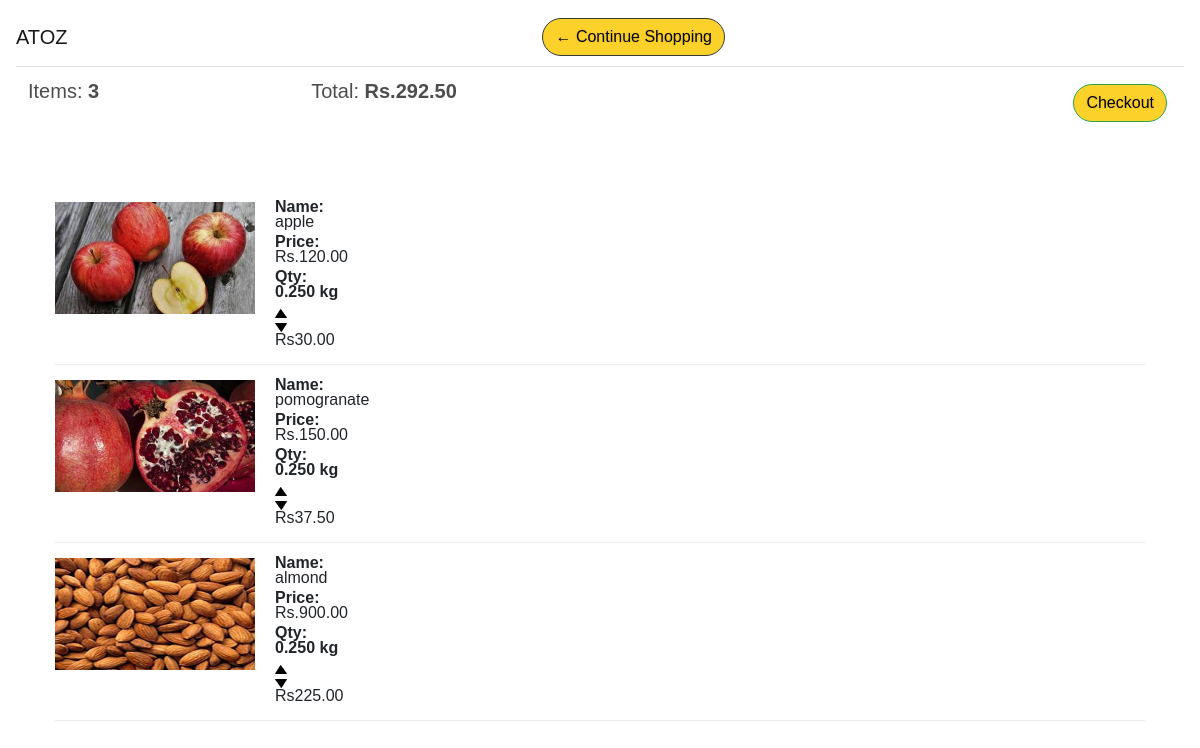
Page /user/add/cart/ (signed in) on the earlier database version.
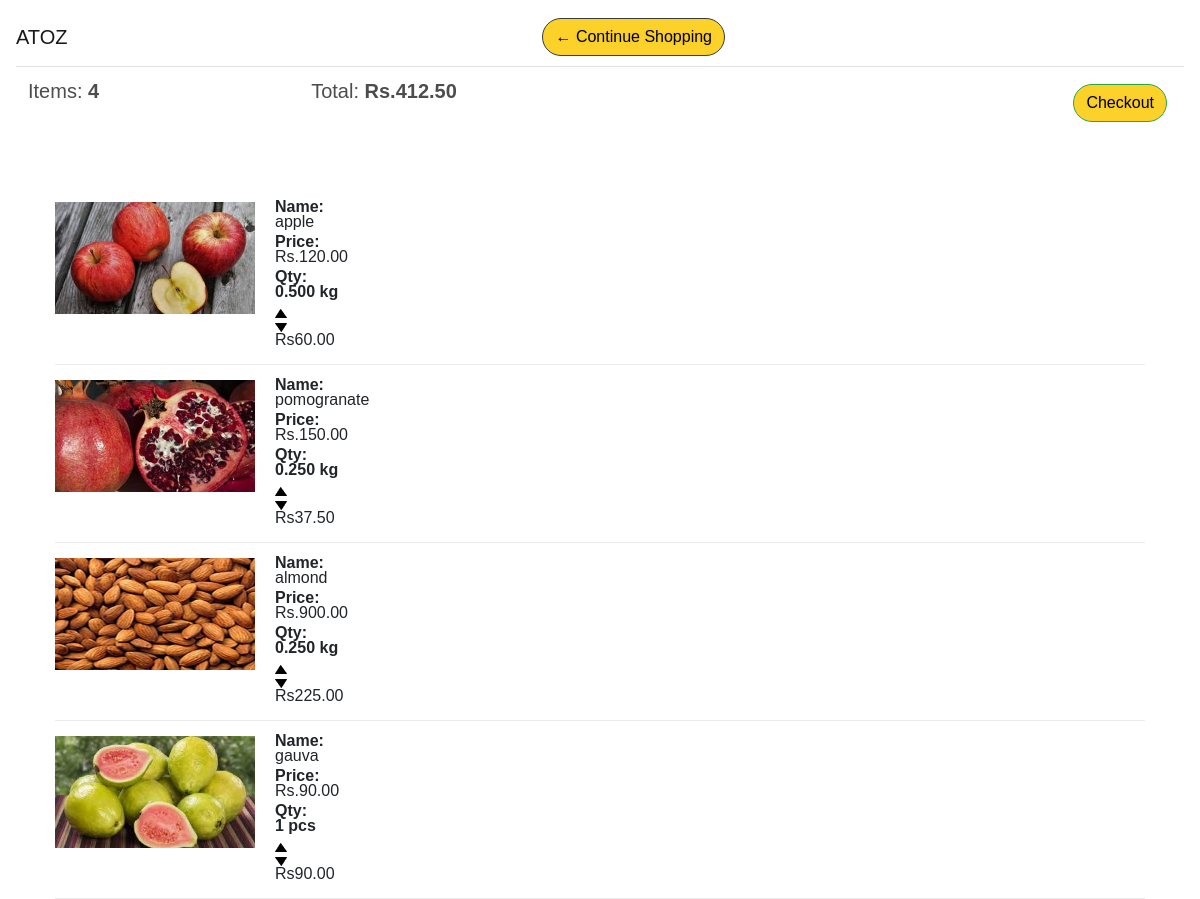
Same page on the later database version.
### atoz_store/models.py (models this page shows, shortened)
class Order(models.Model):
    status = (
        ("op","order processing"),
        ("od","out for delivery"),
        ("d","delivered"),
         )
    customer = models.ForeignKey(Customer,on_delete=models.SET_NULL,blank=True,null=True)
    status = models.CharField(max_length=40,choices=status,null=True,default="null")
    date_ordered = models.DateTimeField(auto_now_add=True,null=True)
    mark = models.IntegerField(default=1)
    complete = models.BooleanField(default=True,null=True,blank=False)
    transaction_id = models.CharField(max_length=128,null=True)
    @property
    def get_cart_total(self):
        orderitem=self.orderitem_set.all()
        total = sum([item.get_total for item in orderitem])
        return total
    @property
    def get_cart_items(self):
        orderitem=self.orderitem_set.all()
        total = sum([self.mark for item in orderitem])
        return total

class OrderItem(models.Model):
    product = models.ForeignKey(Product,on_delete=models.SET_NULL,blank=True,null=True)
    order = models.ForeignKey(Order,on_delete=models.SET_NULL,blank=True,null=True)
    quantity = models.DecimalField(decimal_places=3,max_digits=7 ,default=0,null=True,blank=True)
    date_ordered = models.DateTimeField(auto_now_add=True)
    @property
    def get_total(self):
        total = self.product.price*self.quantity
        return total

class Product(models.Model):
    catagory_choice = (
        ("fruit","fruit"),
        ("dryfruit","dryfruit"),
        ("vegitable","vegitable"),
        ("other","other"),
         )
    name = models.CharField(max_length=128,null=True,)
    catagory = models.CharField(max_length=30,choices= catagory_choice ,null=True)
    price = models.DecimalField(max_digits=7, decimal_places=2)
    image = models.ImageField(null=True,blank=True)
    prodtype =models.BooleanField(default=True)
    @property
    def imageURL(self):
        try:
            url = self.image.url
        except:
            url = ''
        return url

### atoz_store/views.py (the view, shortened to what this page needs)
# urls.py: path('cart/',views.cart,name="cart"),
def cart(request):
    if request.user.is_authenticated:
        order,created = Order.objects.get_or_create(customer=customer,complete=False)
        items = order.orderitem_set.all()
        print(items)
        cartitems = order.get_cart_items
    context = {'items':items,'order':order,'cartitems':cartitems}
    return render(request,'atoz_Store/cart.html',context)

### atoz_store/Templates/atoz_store/cart.html (shortened to what this page needs)
{% extends 'atoz_store/main.html' %}
{% load static %}
{% block content %}
	<div class="row">
		<div class="col-lg-12">
  <nav class="navbar navbar-light fixed-top sticky">
    <span class="navbar-brand mb-0 h1">ATOZ</span>
			<div class="box-element">
                <a  class="btn btn-outline-dark srcbtn " href="{% url 'store' %}">&#x2190; Continue Shopping</a>
            </div>
            <br>
            <br>
            <table class="table">
                <tr>
                    <th><h5>Items: <strong>{{order.get_cart_items|floatformat:0}}</strong></h5></th>
                    <th><h5>Total:<strong> Rs.{{order.get_cart_total|floatformat:2}}</strong></h5></th>
                    <th>
                        <a  style="float:right; margin:5px;" class="btn btn-success srcbtn " href="{% url 'checkout' %}">Checkout</a>
                    </th>
                </tr>
            </table>
        </nav>
			<div class="box-element">
            {% for item in items%}
            <div style="flex:2"><img class="image" src="{{item.product.imageURL}}">
            </div>
            <div class="cart-column">
                <div  ><strong>Name:</strong><p>{{item.product.name}}</p></div>
                <div class="pri"><strong>Price:</strong><p>Rs.{{item.product.price|floatformat:2}}</p></div>
                <div>
                    <div class="pri"><strong>Qty:</strong></div>
                    {% if request.user.is_authenticated %}
                        {% if item.product.prodtype %}
                        <p class="quantity" style="flex:1"> <strong> {{item.quantity|floatformat:3}} kg</strong></p>
                        <div class="pri" class="quantity">
                            <img data-product={{item.product.id}} data-action="add" class="chg-quantity update-cart"  src="{% static  'images/arrow-up.png' %}">
                            <img data-product={{item.product.id}}  data-action="remove" class="chg-quantity update-cart" src="{% static  'images/arrow-down.png' %}">
                        </div>
                        {% else %}
                        <p class="quantity"> <strong> {{item.quantity|floatformat:0}} pcs</strong></p>
                        <div class="pri" class="quantity">
                            <img data-product={{item.product.id}} data-action="add" class="chg-quantity update-cart"  src="{% static  'images/arrow-up.png' %}">
                            <img data-product={{item.product.id}}  data-action="remove" class="chg-quantity update-cart" src="{% static  'images/arrow-down.png' %}">
                        </div>
                        {% endif%}
                    {% endif %}
                </div>
                <div style="flex:1"><p>Rs{{item.get_total|floatformat:2}}</p></div>
            </div>
            {% endfor %}
		</div>
    </div>
{% endblock content %}

Differences in the rows shown:
changed through a linked row, Order: get_cart_items "3" → "4"; get_cart_total "292.50" → "412.50"
changed OrderItem "apple": quantity "0.250" → "0.500"; get_total "30.00" → "60.00"
added OrderItem: product.imageURL (picture), product.name "gauva", product.price "90.00", quantity "1", get_total "90.00"
